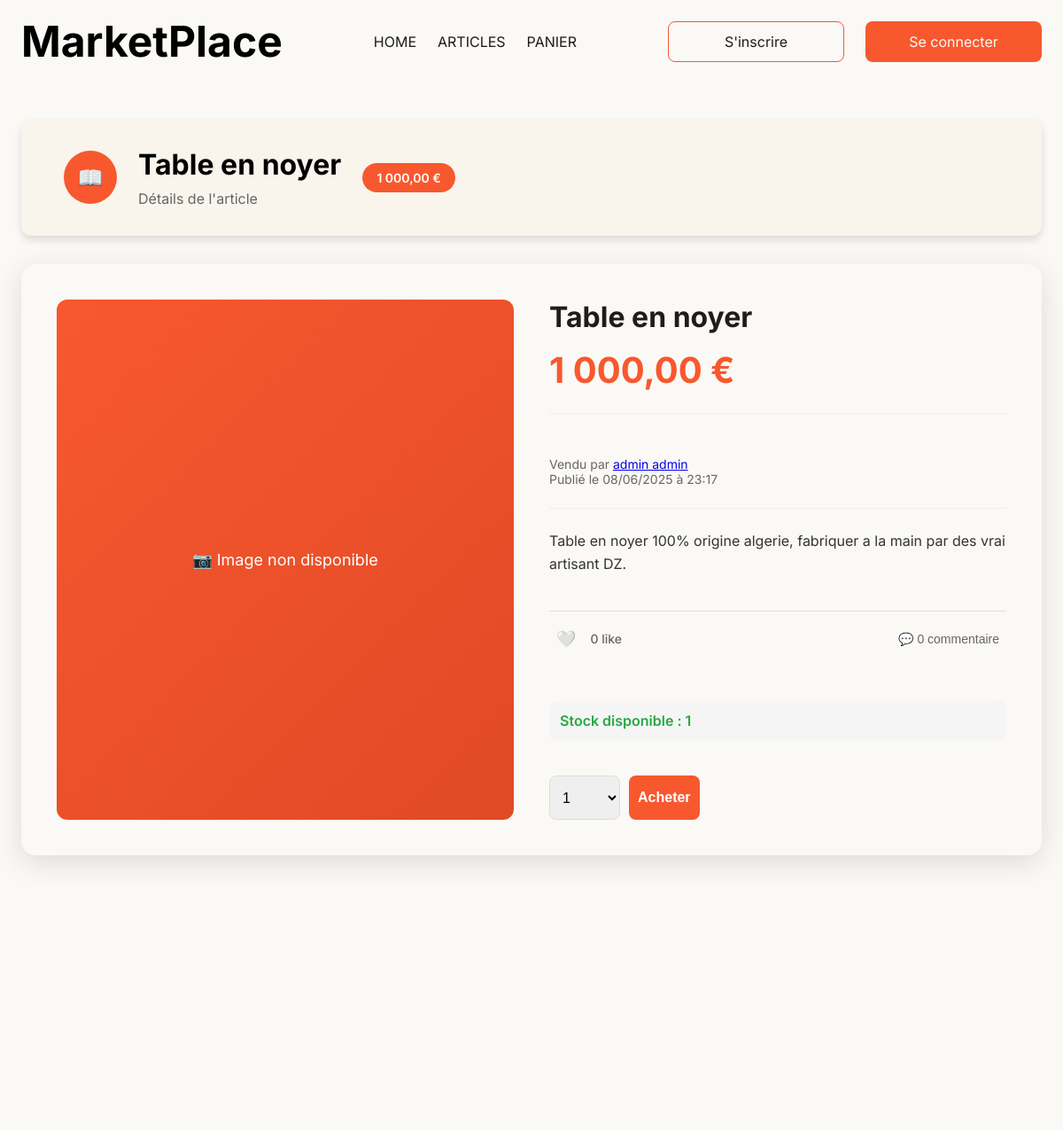
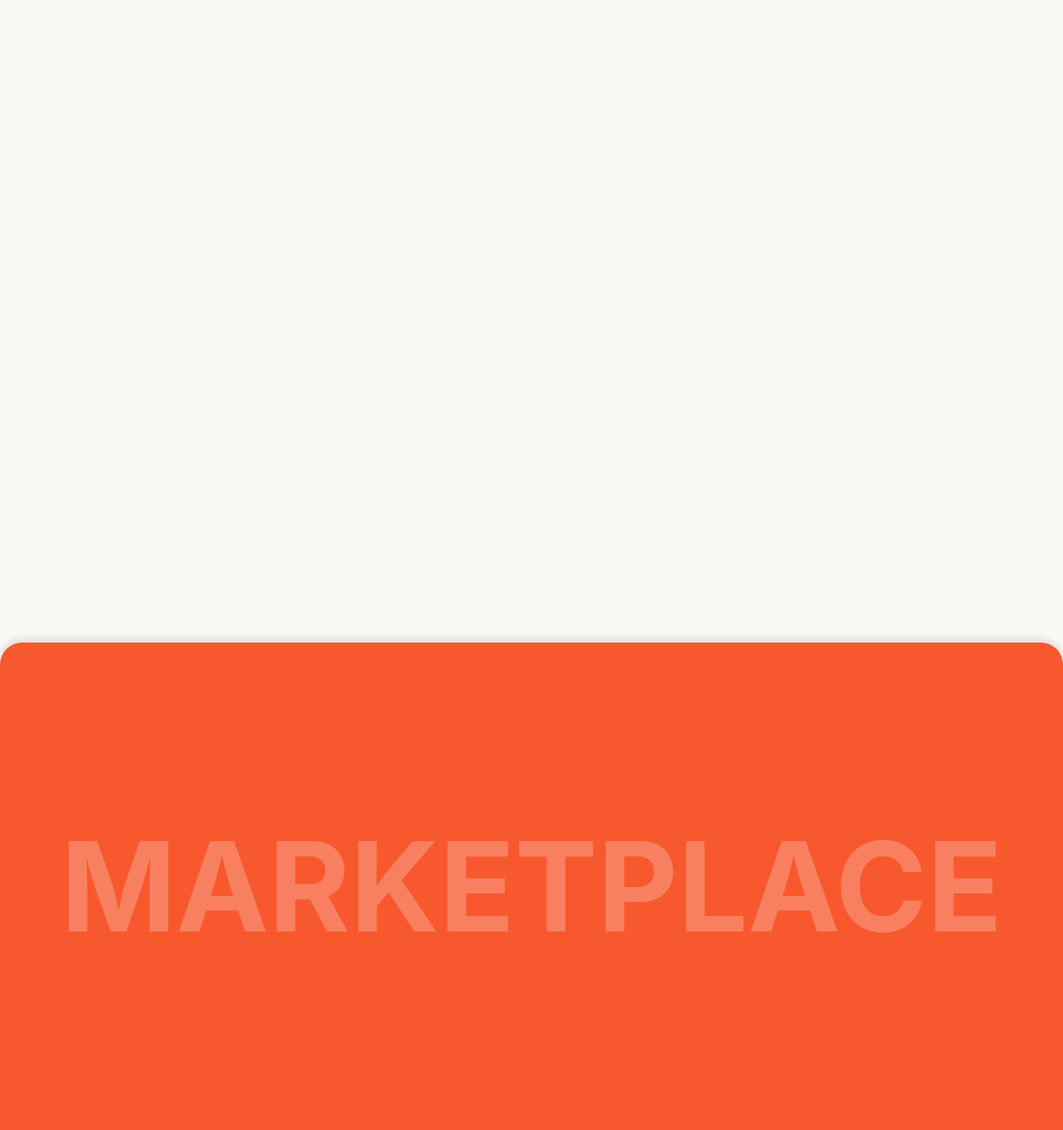
The app's page /articleDetail.php?id=36 with its own data (2 pictures, top to bottom).
### tables this page shows
CREATE TABLE IF NOT EXISTS `articles` (
  `id` int NOT NULL AUTO_INCREMENT,
  `nom` varchar(100) NOT NULL,
  `description` text,
  `prix` decimal(10,2) NOT NULL,
  `date_publication` datetime DEFAULT CURRENT_TIMESTAMP,
  `auteur_id` int NOT NULL,
  `image_url` varchar(255) DEFAULT NULL,
  PRIMARY KEY (`id`),
  KEY `auteur_id` (`auteur_id`)
);

CREATE TABLE IF NOT EXISTS `utilisateurs` (
  `id` int NOT NULL AUTO_INCREMENT,
  `nom` varchar(100) NOT NULL,
  `prenom` varchar(100) NOT NULL,
  `email` varchar(191) NOT NULL,
  `mot_de_passe` varchar(255) NOT NULL,
  `profile_picture` longblob,
  `sold` decimal(10,2) DEFAULT '0.00',
  `date_creation` datetime DEFAULT CURRENT_TIMESTAMP,
  `role` varchar(50) DEFAULT 'user',
  PRIMARY KEY (`id`),
  UNIQUE KEY `email` (`email`)
);

### articleDetail.php (the view, shortened to what this page needs)
<?php
require_once 'includes/db.php';
$id = intval($_GET['id']);
$stmt = $conn->prepare("SELECT a.*, a.id as articles_id, a.nom AS article_nom,
                        u.nom AS user_nom, u.prenom,
                        COALESCE(s.quantite, 0) as stock_disponible
                        FROM articles a
                        LEFT JOIN utilisateurs u ON a.auteur_id = u.id
                        LEFT JOIN stock s ON a.id = s.article_id
                        WHERE a.id = ?");
$stmt->execute([$id]);
$article = $stmt->fetch();
$likes_stmt = $conn->prepare("SELECT COUNT(*) as likes_count FROM likes WHERE article_id = ?");
$likes_stmt->execute([$id]);
$likes = $likes_stmt->fetch();
$likes_count = $likes ? $likes['likes_count'] : 0;
$user_liked = false;
$comments_stmt = $conn->prepare("SELECT c.contenu, c.date_commentaire, u.id, u.prenom, u.nom
                                 FROM commentaires c
                                 JOIN utilisateurs u ON c.utilisateur_id = u.id
                                 WHERE c.article_id = ?
                                 ORDER BY c.date_commentaire DESC");
$comments_stmt->execute([$id]);
$comments = $comments_stmt->fetchAll(PDO::FETCH_ASSOC);
$comments_count = count($comments);
?>
<!DOCTYPE html>
<html lang="fr">
<head>
    <link rel="stylesheet" href="assets/css/style.css">
</head>
<body>
    <div class="container">
        <nav class="navbar">
            <a href="index.php" class="logo">MarketPlace</a>
            <div class="nav-links">
                <a href="index.php" class="nav-link">HOME</a>
                <a href="articles.php" class="nav-link">ARTICLES</a>
                <a href="panier.php" class="nav-link">PANIER</a>
            </div>
            <div class="nav-buttons">
                <?php if (isset($_SESSION['user_id'])): ?>
                    <a href="profile.php" class="btn-secondary">Mon Profil</a>
                    <a href="vente.php" class="btn-primary">Vends tes articles !</a>
                <?php else: ?>
                    <a href="register.php" class="btn-secondary">S'inscrire</a>
                    <a href="login.php" class="btn-primary">Se connecter</a>
                <?php endif; ?>
            </div>
        </nav>
        <section class="articles-section">
            <div class="articles-header">
                <div class="header-content">
                    <div class="articles-icon">📖</div>
                    <div>
                        <h1 class="articles-title"><?= htmlspecialchars($article['article_nom']) ?></h1>
                        <p class="articles-subtitle">Détails de l'article</p>
                    </div>
                </div>
                <div class="articles-count">
                    <?= number_format($article['prix'], 2, ',', ' ') ?> €
                </div>
            </div>
            <div class="detail-container">
                <div class="detail-image-container">
                    <?php if (!empty($article['image_url'])): ?>
                        <div class="detail-image" style="display: none; background: linear-gradient(135deg, #F8582E, #e04a26); color: white; font-size: 18px; align-items: center; justify-content: center;">
                            📷 Image non disponible
                        </div>
                    <?php else: ?>
                        <div class="detail-image" style="background: linear-gradient(135deg, #F8582E, #e04a26); display: flex; align-items: center; justify-content: center; color: white; font-size: 18px;">
                            📷 Aucune image
                        </div>
                    <?php endif; ?>
                </div>
                <div class="detail-content">
                    <div class="detail-header">
                        <h1 class="detail-title"><?= htmlspecialchars($article['article_nom']) ?></h1>
                        <div class="detail-price"><?= number_format($article['prix'], 2, ',', ' ') ?> €</div>
                    </div>
                    <div class="detail-meta">
                        Vendu par <a href="profile.php?id=<?= $article['auteur_id'] ?>" class="user-link">
                            <?= htmlspecialchars($article['prenom'] . ' ' . $article['user_nom']) ?>
                        </a><br>
                        Publié le <?= date('d/m/Y à H:i', strtotime($article['date_publication'])) ?>
                    </div>
                    <div class="detail-description">
                        <?= nl2br(htmlspecialchars($article['description'])) ?>
                    </div>
                    <div class="product-interactions">
                        <div class="interactions-bar">
                            <div class="like-section">
                                <?php if (isset($_SESSION['user_id'])): ?>
                                    <form method="post" style="display: inline;">
                                        <input type="hidden" name="action" value="toggle_like">
                                        <button type="submit" class="like-btn <?= $user_liked ? 'liked' : '' ?>">
                                            <?= $user_liked ? '❤️' : '🤍' ?>
                                        </button>
                                    </form>
                                <?php else: ?>
                                    <span class="like-btn">🤍</span>
                                <?php endif; ?>
                                <span class="like-count"><?= $likes_count ?> like<?= $likes_count > 1 ? 's' : '' ?></span>
                            </div>
                            <button class="comments-toggle" onclick="toggleComments()">
                                💬 <?= $comments_count ?> commentaire<?= $comments_count > 1 ? 's' : '' ?>
                            </button>
                        </div>
                    </div>
                    <div class="stock-info">
                        <?php if ($article['stock_disponible'] > 0): ?>
                            <p class="stock-available">Stock disponible : <?= $article['stock_disponible'] ?></p>
                        <?php else: ?>
                            <p class="stock-unavailable">Article épuisé</p>
                        <?php endif; ?>
                    </div>
                    <div class="detail-actions">
                        <form method="post" class="cart-form">
                            <div class="quantity-selector">
                                <select name="quantity" class="form-select" <?= ($article['stock_disponible'] <= 0) ? 'disabled' : '' ?>>
                                    <?php for($i = 1; $i <= $article['stock_disponible']; $i++): ?>
                                        <option value="<?= $i ?>"><?= $i ?></option>
                                    <?php endfor; ?>
                                </select>
                                <button type="submit" class="btn-cart" <?= ($article['stock_disponible'] <= 0) ? 'disabled' : '' ?>>
                                    <?= ($article['stock_disponible'] > 0) ? 'Acheter' : 'Article épuisé' ?>
                                </button>
                            </div>
                        </form>
                    </div>
                </div>
            </div>
        </section>
    </div>
    <footer class="footer">
        <h2 class="footer-title">MARKETPLACE</h2>
    </footer>
</body>
</html>

### records on screen
articles: nom "Table en noyer", prix "1 000,00", auteur.nom "admin admin", date_publication "08/06/2025 à 23:17", description "Table en noyer 100% origine algerie, fabriquer a la main par des vrai artisant DZ."

### other values on screen
$likes_count "0"
$comments_count "0"
$article['stock_disponible'] "1"
form field quantity "1"
